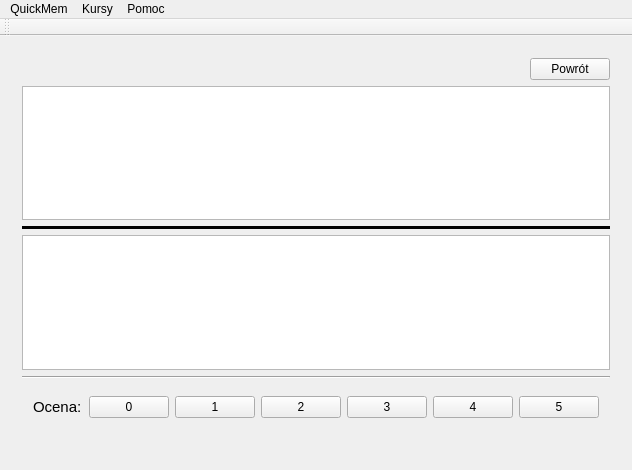
<?xml version="1.0" encoding="UTF-8"?>
<ui version="4.0">
 <class>MainWindow</class>
 <widget class="QMainWindow" name="MainWindow">
  <property name="geometry">
   <rect>
    <x>0</x>
    <y>0</y>
    <width>632</width>
    <height>470</height>
   </rect>
  </property>
  <property name="sizePolicy">
   <sizepolicy hsizetype="Fixed" vsizetype="Fixed">
    <horstretch>0</horstretch>
    <verstretch>0</verstretch>
   </sizepolicy>
  </property>
  <property name="minimumSize">
   <size>
    <width>632</width>
    <height>470</height>
   </size>
  </property>
  <property name="maximumSize">
   <size>
    <width>632</width>
    <height>470</height>
   </size>
  </property>
  <property name="windowTitle">
   <string>MainWindow</string>
  </property>
  <property name="windowIcon">
   <iconset resource="resources.qrc">
    <normaloff>:/icons/logo.png</normaloff>:/icons/logo.png</iconset>
  </property>
  <widget class="QWidget" name="centralWidget">
   <layout class="QHBoxLayout" name="horizontalLayout">
    <item>
     <widget class="QStackedWidget" name="viewStack">
      <property name="currentIndex">
       <number>3</number>
      </property>
      <widget class="QWidget" name="userSelectView">
       <layout class="QVBoxLayout" name="verticalLayout_4">
        <item>
         <layout class="QHBoxLayout" name="horizontalLayout_12">
          <item>
           <widget class="QLabel" name="label_9">
            <property name="text">
             <string/>
            </property>
            <property name="pixmap">
             <pixmap resource="resources.qrc">:/icons/logo.png</pixmap>
            </property>
            <property name="scaledContents">
             <bool>true</bool>
            </property>
           </widget>
          </item>
          <item>
           <widget class="QLabel" name="label">
            <property name="font">
             <font>
              <family>Century Gothic</family>
              <pointsize>48</pointsize>
             </font>
            </property>
            <property name="text">
             <string>&lt;html&gt;&lt;head/&gt;&lt;body&gt;&lt;p align=&quot;center&quot;&gt;QuickMem&lt;/p&gt;&lt;/body&gt;&lt;/html&gt;</string>
            </property>
           </widget>
          </item>
          <item>
           <spacer name="horizontalSpacer_10">
            <property name="orientation">
             <enum>Qt::Horizontal</enum>
            </property>
            <property name="sizeHint" stdset="0">
             <size>
              <width>40</width>
              <height>20</height>
             </size>
            </property>
           </spacer>
          </item>
         </layout>
        </item>
        <item>
         <widget class="Line" name="line_2">
          <property name="orientation">
           <enum>Qt::Horizontal</enum>
          </property>
         </widget>
        </item>
        <item>
         <layout class="QVBoxLayout" name="verticalLayout">
          <item>
           <widget class="QLabel" name="label_2">
            <property name="text">
             <string>&lt;html&gt;&lt;head/&gt;&lt;body&gt;&lt;p align=&quot;center&quot;&gt;&lt;span style=&quot; font-size:11pt;&quot;&gt;Wybierz Użytkownika:&lt;/span&gt;&lt;/p&gt;&lt;/body&gt;&lt;/html&gt;</string>
            </property>
           </widget>
          </item>
          <item>
           <widget class="QListView" name="userListView">
            <property name="font">
             <font>
              <pointsize>14</pointsize>
             </font>
            </property>
            <property name="layoutDirection">
             <enum>Qt::LeftToRight</enum>
            </property>
            <property name="editTriggers">
             <set>QAbstractItemView::NoEditTriggers</set>
            </property>
           </widget>
          </item>
          <item>
           <layout class="QHBoxLayout" name="horizontalLayout_4">
            <item>
             <widget class="QPushButton" name="addUserButton">
              <property name="sizePolicy">
               <sizepolicy hsizetype="Minimum" vsizetype="Fixed">
                <horstretch>0</horstretch>
                <verstretch>0</verstretch>
               </sizepolicy>
              </property>
              <property name="statusTip">
               <string>Dodaj nowego użytkownika</string>
              </property>
              <property name="text">
               <string>Dodaj Użytkownika</string>
              </property>
             </widget>
            </item>
            <item>
             <widget class="QPushButton" name="deleteUserButton">
              <property name="sizePolicy">
               <sizepolicy hsizetype="Minimum" vsizetype="Fixed">
                <horstretch>0</horstretch>
                <verstretch>0</verstretch>
               </sizepolicy>
              </property>
              <property name="statusTip">
               <string>Usuń wybranego użytkownika</string>
              </property>
              <property name="text">
               <string>Usuń Użytkownika</string>
              </property>
             </widget>
            </item>
            <item>
             <spacer name="horizontalSpacer_4">
              <property name="orientation">
               <enum>Qt::Horizontal</enum>
              </property>
              <property name="sizeHint" stdset="0">
               <size>
                <width>40</width>
                <height>20</height>
               </size>
              </property>
             </spacer>
            </item>
            <item>
             <widget class="QPushButton" name="userPageButton">
              <property name="statusTip">
               <string>Przejdź do ekranu użytkownika</string>
              </property>
              <property name="text">
               <string>Dalej</string>
              </property>
             </widget>
            </item>
           </layout>
          </item>
         </layout>
        </item>
       </layout>
      </widget>
      <widget class="QWidget" name="userPageView">
       <layout class="QHBoxLayout" name="horizontalLayout_9">
        <item>
         <layout class="QVBoxLayout" name="verticalLayout_5">
          <item>
           <spacer name="verticalSpacer_2">
            <property name="orientation">
             <enum>Qt::Vertical</enum>
            </property>
            <property name="sizeHint" stdset="0">
             <size>
              <width>20</width>
              <height>40</height>
             </size>
            </property>
           </spacer>
          </item>
          <item>
           <layout class="QHBoxLayout" name="horizontalLayout_8">
            <item>
             <widget class="QLabel" name="helloUserLabel">
              <property name="font">
               <font>
                <pointsize>20</pointsize>
               </font>
              </property>
              <property name="text">
               <string>Witaj</string>
              </property>
              <property name="alignment">
               <set>Qt::AlignCenter</set>
              </property>
             </widget>
            </item>
            <item>
             <widget class="QLabel" name="userNameLabel">
              <property name="font">
               <font>
                <pointsize>20</pointsize>
               </font>
              </property>
              <property name="text">
               <string>Username</string>
              </property>
              <property name="alignment">
               <set>Qt::AlignCenter</set>
              </property>
             </widget>
            </item>
            <item>
             <spacer name="horizontalSpacer_3">
              <property name="orientation">
               <enum>Qt::Horizontal</enum>
              </property>
              <property name="sizeHint" stdset="0">
               <size>
                <width>40</width>
                <height>20</height>
               </size>
              </property>
             </spacer>
            </item>
           </layout>
          </item>
          <item>
           <layout class="QHBoxLayout" name="horizontalLayout_7">
            <item>
             <layout class="QVBoxLayout" name="verticalLayout_7">
              <item>
               <spacer name="verticalSpacer_4">
                <property name="orientation">
                 <enum>Qt::Vertical</enum>
                </property>
                <property name="sizeHint" stdset="0">
                 <size>
                  <width>20</width>
                  <height>40</height>
                 </size>
                </property>
               </spacer>
              </item>
              <item>
               <widget class="QLabel" name="label_3">
                <property name="text">
                 <string>Liczba Kursów Ogółem</string>
                </property>
               </widget>
              </item>
              <item>
               <widget class="QLabel" name="label_4">
                <property name="text">
                 <string>Liczba Kursów z gotowymi kartami</string>
                </property>
               </widget>
              </item>
              <item>
               <spacer name="verticalSpacer_5">
                <property name="orientation">
                 <enum>Qt::Vertical</enum>
                </property>
                <property name="sizeHint" stdset="0">
                 <size>
                  <width>20</width>
                  <height>40</height>
                 </size>
                </property>
               </spacer>
              </item>
             </layout>
            </item>
            <item>
             <layout class="QVBoxLayout" name="verticalLayout_8">
              <item>
               <spacer name="verticalSpacer_6">
                <property name="orientation">
                 <enum>Qt::Vertical</enum>
                </property>
                <property name="sizeHint" stdset="0">
                 <size>
                  <width>20</width>
                  <height>40</height>
                 </size>
                </property>
               </spacer>
              </item>
              <item>
               <widget class="QLabel" name="noOfCoursesLabel">
                <property name="text">
                 <string>0</string>
                </property>
               </widget>
              </item>
              <item>
               <widget class="QLabel" name="noOfActiveCourses">
                <property name="text">
                 <string>0</string>
                </property>
               </widget>
              </item>
              <item>
               <spacer name="verticalSpacer_7">
                <property name="orientation">
                 <enum>Qt::Vertical</enum>
                </property>
                <property name="sizeHint" stdset="0">
                 <size>
                  <width>20</width>
                  <height>40</height>
                 </size>
                </property>
               </spacer>
              </item>
             </layout>
            </item>
           </layout>
          </item>
          <item>
           <spacer name="verticalSpacer_9">
            <property name="orientation">
             <enum>Qt::Vertical</enum>
            </property>
            <property name="sizeHint" stdset="0">
             <size>
              <width>20</width>
              <height>40</height>
             </size>
            </property>
           </spacer>
          </item>
         </layout>
        </item>
        <item>
         <layout class="QVBoxLayout" name="verticalLayout_9">
          <item>
           <spacer name="verticalSpacer">
            <property name="orientation">
             <enum>Qt::Vertical</enum>
            </property>
            <property name="sizeHint" stdset="0">
             <size>
              <width>20</width>
              <height>40</height>
             </size>
            </property>
           </spacer>
          </item>
          <item>
           <widget class="QPushButton" name="courseStartButton">
            <property name="statusTip">
             <string>Rozpocznij naukę</string>
            </property>
            <property name="text">
             <string>Rozpocznij Naukę</string>
            </property>
           </widget>
          </item>
          <item>
           <widget class="QPushButton" name="addCardsDialogButton">
            <property name="toolTip">
             <string>Dodaj karty do swoich kursów</string>
            </property>
            <property name="statusTip">
             <string>Dodaj karty do swoich kursów</string>
            </property>
            <property name="text">
             <string>Dodaj Karty</string>
            </property>
           </widget>
          </item>
          <item>
           <widget class="QPushButton" name="usersCoursesButton">
            <property name="statusTip">
             <string>Zarządzanie kursami</string>
            </property>
            <property name="text">
             <string>Moje Kursy</string>
            </property>
           </widget>
          </item>
          <item>
           <widget class="QPushButton" name="courseEditorButton">
            <property name="statusTip">
             <string>Stwórz nowy kurs</string>
            </property>
            <property name="text">
             <string>Edytor Kursów</string>
            </property>
           </widget>
          </item>
          <item>
           <widget class="QPushButton" name="logOffButton">
            <property name="statusTip">
             <string>Przejdź do ekranu wyboru użytkownika</string>
            </property>
            <property name="text">
             <string>Wyloguj Się</string>
            </property>
           </widget>
          </item>
          <item>
           <spacer name="verticalSpacer_3">
            <property name="orientation">
             <enum>Qt::Vertical</enum>
            </property>
            <property name="sizeHint" stdset="0">
             <size>
              <width>20</width>
              <height>40</height>
             </size>
            </property>
           </spacer>
          </item>
         </layout>
        </item>
       </layout>
      </widget>
      <widget class="QWidget" name="courseEditorView">
       <layout class="QVBoxLayout" name="verticalLayout_3">
        <item>
         <layout class="QHBoxLayout" name="horizontalLayout_5">
          <item>
           <widget class="QLabel" name="label_6">
            <property name="sizePolicy">
             <sizepolicy hsizetype="Fixed" vsizetype="Preferred">
              <horstretch>0</horstretch>
              <verstretch>0</verstretch>
             </sizepolicy>
            </property>
            <property name="font">
             <font>
              <pointsize>11</pointsize>
             </font>
            </property>
            <property name="text">
             <string>Kursy:</string>
            </property>
           </widget>
          </item>
          <item>
           <spacer name="horizontalSpacer_6">
            <property name="orientation">
             <enum>Qt::Horizontal</enum>
            </property>
            <property name="sizeType">
             <enum>QSizePolicy::Expanding</enum>
            </property>
            <property name="sizeHint" stdset="0">
             <size>
              <width>40</width>
              <height>20</height>
             </size>
            </property>
           </spacer>
          </item>
          <item>
           <widget class="QComboBox" name="coursesComboBox">
            <property name="minimumSize">
             <size>
              <width>510</width>
              <height>0</height>
             </size>
            </property>
            <property name="statusTip">
             <string>Wybierz kurs</string>
            </property>
           </widget>
          </item>
         </layout>
        </item>
        <item>
         <layout class="QHBoxLayout" name="horizontalLayout_6">
          <item>
           <widget class="QLabel" name="label_7">
            <property name="sizePolicy">
             <sizepolicy hsizetype="Fixed" vsizetype="Preferred">
              <horstretch>0</horstretch>
              <verstretch>0</verstretch>
             </sizepolicy>
            </property>
            <property name="font">
             <font>
              <pointsize>11</pointsize>
             </font>
            </property>
            <property name="text">
             <string>Karty:</string>
            </property>
           </widget>
          </item>
          <item>
           <spacer name="horizontalSpacer_7">
            <property name="orientation">
             <enum>Qt::Horizontal</enum>
            </property>
            <property name="sizeType">
             <enum>QSizePolicy::Expanding</enum>
            </property>
            <property name="sizeHint" stdset="0">
             <size>
              <width>40</width>
              <height>20</height>
             </size>
            </property>
           </spacer>
          </item>
          <item>
           <widget class="QComboBox" name="cardsComboBox">
            <property name="minimumSize">
             <size>
              <width>510</width>
              <height>0</height>
             </size>
            </property>
            <property name="statusTip">
             <string>Wybierz pytanie</string>
            </property>
           </widget>
          </item>
         </layout>
        </item>
        <item>
         <widget class="Line" name="line_3">
          <property name="orientation">
           <enum>Qt::Horizontal</enum>
          </property>
         </widget>
        </item>
        <item>
         <widget class="QLabel" name="questionLabel">
          <property name="font">
           <font>
            <pointsize>10</pointsize>
           </font>
          </property>
          <property name="text">
           <string>Pytanie</string>
          </property>
         </widget>
        </item>
        <item>
         <widget class="QPlainTextEdit" name="questionEdit">
          <property name="font">
           <font>
            <pointsize>12</pointsize>
           </font>
          </property>
          <property name="tabChangesFocus">
           <bool>true</bool>
          </property>
         </widget>
        </item>
        <item>
         <widget class="QLabel" name="answerLabel">
          <property name="font">
           <font>
            <pointsize>10</pointsize>
           </font>
          </property>
          <property name="text">
           <string>Odpowiedź</string>
          </property>
         </widget>
        </item>
        <item>
         <widget class="QPlainTextEdit" name="answerEdit">
          <property name="font">
           <font>
            <pointsize>12</pointsize>
           </font>
          </property>
          <property name="tabChangesFocus">
           <bool>true</bool>
          </property>
         </widget>
        </item>
        <item>
         <layout class="QHBoxLayout" name="horizontalLayout_10">
          <item>
           <widget class="QPushButton" name="updateQuestionButton">
            <property name="statusTip">
             <string>Zapisz modyfikację pytania</string>
            </property>
            <property name="text">
             <string>Zapisz Zmiany</string>
            </property>
           </widget>
          </item>
          <item>
           <spacer name="horizontalSpacer_5">
            <property name="orientation">
             <enum>Qt::Horizontal</enum>
            </property>
            <property name="sizeHint" stdset="0">
             <size>
              <width>40</width>
              <height>20</height>
             </size>
            </property>
           </spacer>
          </item>
          <item>
           <widget class="QPushButton" name="addCardsButton2">
            <property name="statusTip">
             <string>Dodaj karty do kursów</string>
            </property>
            <property name="text">
             <string>Dodaj Karty</string>
            </property>
           </widget>
          </item>
          <item>
           <widget class="QPushButton" name="deleteCardButton">
            <property name="statusTip">
             <string>Usuń aktualną kartę</string>
            </property>
            <property name="text">
             <string>Usuń Kartę</string>
            </property>
           </widget>
          </item>
          <item>
           <widget class="QPushButton" name="returnToUserPageButton">
            <property name="statusTip">
             <string>Powrót do ekranu użytkownika</string>
            </property>
            <property name="text">
             <string>Powrót</string>
            </property>
           </widget>
          </item>
         </layout>
        </item>
       </layout>
      </widget>
      <widget class="QWidget" name="questAnsView">
       <layout class="QVBoxLayout" name="verticalLayout_2">
        <item>
         <layout class="QHBoxLayout" name="horizontalLayout_11">
          <item>
           <spacer name="horizontalSpacer_8">
            <property name="orientation">
             <enum>Qt::Horizontal</enum>
            </property>
            <property name="sizeHint" stdset="0">
             <size>
              <width>40</width>
              <height>20</height>
             </size>
            </property>
           </spacer>
          </item>
          <item>
           <widget class="QPushButton" name="endCourseButton">
            <property name="statusTip">
             <string>Zakończ naukę</string>
            </property>
            <property name="text">
             <string>Powrót</string>
            </property>
           </widget>
          </item>
         </layout>
        </item>
        <item>
         <widget class="QTextEdit" name="questionText">
          <property name="frameShape">
           <enum>QFrame::StyledPanel</enum>
          </property>
          <property name="frameShadow">
           <enum>QFrame::Raised</enum>
          </property>
          <property name="readOnly">
           <bool>true</bool>
          </property>
         </widget>
        </item>
        <item>
         <widget class="Line" name="line">
          <property name="frameShadow">
           <enum>QFrame::Plain</enum>
          </property>
          <property name="lineWidth">
           <number>100</number>
          </property>
          <property name="orientation">
           <enum>Qt::Horizontal</enum>
          </property>
         </widget>
        </item>
        <item>
         <widget class="QTextEdit" name="answerText">
          <property name="frameShape">
           <enum>QFrame::StyledPanel</enum>
          </property>
          <property name="frameShadow">
           <enum>QFrame::Sunken</enum>
          </property>
          <property name="readOnly">
           <bool>true</bool>
          </property>
         </widget>
        </item>
        <item>
         <widget class="Line" name="line_4">
          <property name="orientation">
           <enum>Qt::Horizontal</enum>
          </property>
         </widget>
        </item>
        <item>
         <widget class="QStackedWidget" name="buttonStack">
          <property name="frameShadow">
           <enum>QFrame::Sunken</enum>
          </property>
          <property name="currentIndex">
           <number>1</number>
          </property>
          <widget class="QWidget" name="questionView">
           <layout class="QHBoxLayout" name="horizontalLayout_3">
            <item>
             <spacer name="horizontalSpacer">
              <property name="orientation">
               <enum>Qt::Horizontal</enum>
              </property>
              <property name="sizeHint" stdset="0">
               <size>
                <width>40</width>
                <height>20</height>
               </size>
              </property>
             </spacer>
            </item>
            <item>
             <widget class="QPushButton" name="showAnswerButton">
              <property name="statusTip">
               <string>Pokaż odpowiedź o oceń kartę</string>
              </property>
              <property name="text">
               <string>Pokaż Odpowiedź</string>
              </property>
             </widget>
            </item>
            <item>
             <spacer name="horizontalSpacer_2">
              <property name="orientation">
               <enum>Qt::Horizontal</enum>
              </property>
              <property name="sizeHint" stdset="0">
               <size>
                <width>40</width>
                <height>20</height>
               </size>
              </property>
             </spacer>
            </item>
           </layout>
          </widget>
          <widget class="QWidget" name="gradesView">
           <layout class="QHBoxLayout" name="horizontalLayout_2">
            <item>
             <widget class="QLabel" name="label_8">
              <property name="font">
               <font>
                <pointsize>11</pointsize>
               </font>
              </property>
              <property name="text">
               <string>Ocena:</string>
              </property>
             </widget>
            </item>
            <item>
             <widget class="QPushButton" name="grade0Button">
              <property name="statusTip">
               <string>0 - kompletna pustka</string>
              </property>
              <property name="text">
               <string>0</string>
              </property>
              <property name="shortcut">
               <string>0</string>
              </property>
             </widget>
            </item>
            <item>
             <widget class="QPushButton" name="grade1Button">
              <property name="statusTip">
               <string>1 - odpowiedziałem błędnie, zapamiętałem poprawną odpowiedź</string>
              </property>
              <property name="text">
               <string>1</string>
              </property>
              <property name="shortcut">
               <string>1</string>
              </property>
             </widget>
            </item>
            <item>
             <widget class="QPushButton" name="grade2Button">
              <property name="statusTip">
               <string>2 - odpowiedziałem błędnie, ale poprawna odpowiedź będzie łatwa do zapamiętania</string>
              </property>
              <property name="text">
               <string>2</string>
              </property>
              <property name="shortcut">
               <string>2</string>
              </property>
             </widget>
            </item>
            <item>
             <widget class="QPushButton" name="grade3Button">
              <property name="statusTip">
               <string>3 - odpowiedziałem poprawnie, ale po długim czasie</string>
              </property>
              <property name="text">
               <string>3</string>
              </property>
              <property name="shortcut">
               <string>3</string>
              </property>
             </widget>
            </item>
            <item>
             <widget class="QPushButton" name="grade4Button">
              <property name="statusTip">
               <string>4 - opowiedziałem poprawnie po chwili zawahania się</string>
              </property>
              <property name="text">
               <string>4</string>
              </property>
              <property name="shortcut">
               <string>4</string>
              </property>
             </widget>
            </item>
            <item>
             <widget class="QPushButton" name="grade5Button">
              <property name="statusTip">
               <string>5 - natychmiast odpowiedziałem poprawnie</string>
              </property>
              <property name="text">
               <string>5</string>
              </property>
              <property name="shortcut">
               <string>5</string>
              </property>
             </widget>
            </item>
           </layout>
          </widget>
         </widget>
        </item>
       </layout>
      </widget>
     </widget>
    </item>
   </layout>
  </widget>
  <widget class="QMenuBar" name="menuBar">
   <property name="geometry">
    <rect>
     <x>0</x>
     <y>0</y>
     <width>632</width>
     <height>21</height>
    </rect>
   </property>
   <widget class="QMenu" name="mainMenu">
    <property name="title">
     <string>QuickMem</string>
    </property>
    <addaction name="actionUserPage"/>
    <addaction name="actionChangeUser"/>
    <addaction name="actionCourseEditor"/>
    <addaction name="separator"/>
    <addaction name="actionQuit"/>
   </widget>
   <widget class="QMenu" name="helpMenu">
    <property name="title">
     <string>Pomoc</string>
    </property>
    <addaction name="actionAuthors"/>
    <addaction name="actionAboutQt"/>
   </widget>
   <widget class="QMenu" name="menuKursy">
    <property name="title">
     <string>Kursy</string>
    </property>
    <addaction name="actionDeleteCourse"/>
   </widget>
   <addaction name="mainMenu"/>
   <addaction name="menuKursy"/>
   <addaction name="helpMenu"/>
  </widget>
  <widget class="QStatusBar" name="statusBar">
   <property name="sizeGripEnabled">
    <bool>false</bool>
   </property>
  </widget>
  <widget class="QToolBar" name="toolBar">
   <property name="windowTitle">
    <string>toolBar</string>
   </property>
   <attribute name="toolBarArea">
    <enum>TopToolBarArea</enum>
   </attribute>
   <attribute name="toolBarBreak">
    <bool>false</bool>
   </attribute>
  </widget>
  <action name="actionChangeUser">
   <property name="text">
    <string>Zmień Użytkownika</string>
   </property>
   <property name="statusTip">
    <string>Umożliwia ponowny wybór użytkownika</string>
   </property>
  </action>
  <action name="actionCourseEditor">
   <property name="text">
    <string>Edytor Kursów</string>
   </property>
   <property name="statusTip">
    <string>Uruchamia kreator kursów</string>
   </property>
  </action>
  <action name="actionAuthors">
   <property name="text">
    <string>Autorzy</string>
   </property>
   <property name="statusTip">
    <string>O Autorach</string>
   </property>
  </action>
  <action name="actionAboutQt">
   <property name="text">
    <string>O Qt</string>
   </property>
   <property name="statusTip">
    <string>O Bibliotece Qt</string>
   </property>
  </action>
  <action name="actionQuit">
   <property name="text">
    <string>Wyjdź</string>
   </property>
   <property name="statusTip">
    <string>Wyjdź z programu</string>
   </property>
   <property name="shortcut">
    <string>Ctrl+Q</string>
   </property>
  </action>
  <action name="actionUserPage">
   <property name="icon">
    <iconset resource="resources.qrc">
     <normaloff>:/icons/user.png</normaloff>:/icons/user.png</iconset>
   </property>
   <property name="text">
    <string>Strona Użytkownika</string>
   </property>
   <property name="statusTip">
    <string>Strona Użytkownika</string>
   </property>
  </action>
  <action name="actionDeleteCourse">
   <property name="text">
    <string>Usuń kurs</string>
   </property>
   <property name="statusTip">
    <string>Usuń wybrany kurs</string>
   </property>
  </action>
 </widget>
 <layoutdefault spacing="6" margin="11"/>
 <resources>
  <include location="resources.qrc"/>
 </resources>
 <connections/>
</ui>
